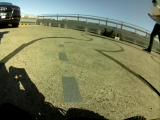
#> input picture pre_processing/example_backgroud.jpeg, 160 x 120 px, found by its file name
$ python featrue_extraction.py   (Python 2 division)
#> lines starting #> are read from the running program, lines starting #| are printed output that depends on the picture; after the words box and inside, x2 and y2 are one past the last pixel; in counts of white or black regions, pixels touching at a corner belong together

# Python program to demonstrate erosion and
# dilation of images.
import cv2
import numpy as np
import cv
# Reading the input image
img = cv2.imread("/Users/Travis/PycharmProjects/training_data_pre_processing/example_backgroud.jpeg",0)
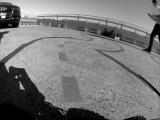
#> img: shape (120, 160); min 0, max 255, mean 121.1
kernel = np.ones((5, 5), np.uint8)
print type(img)
#| <class 'numpy.ndarray'>
# The first parameter is the original image,
# kernel is the matrix with which image is
# convolved and third parameter is the number
# of iterations, which will determine how much

retval2,threshold2 = cv2.threshold(img,125,255,cv2.THRESH_BINARY+cv2.THRESH_OTSU)
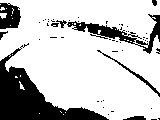
#> threshold2: shape (120, 160); 76.7% white; 52 black regions (43 under 20 px), largest, box (x1, y1, x2, y2) and area: (0, 43, 109, 120) 2757, (67, 14, 160, 54) 859, (0, 3, 21, 29) 408
#> retval2 = 90
# img_erosion = cv2.erode(img, kernel, iterations=1)
# img_openning = cv2.dilate(img_erosion, kernel, iterations=1)
# img_dialation_of_openning = cv2.dilate(img_openning, kernel, iterations=1)
cv2.imshow('Input', img)
cv2.imshow('thresholded',threshold2)


#cv2.imshow('Erosion', img_erosion)
#cv2.imshow('openning', img_openning)
#cv2.imshow('img_dialation_of_openning', img_dialation_of_openning)

cv2.waitKey(10000)
